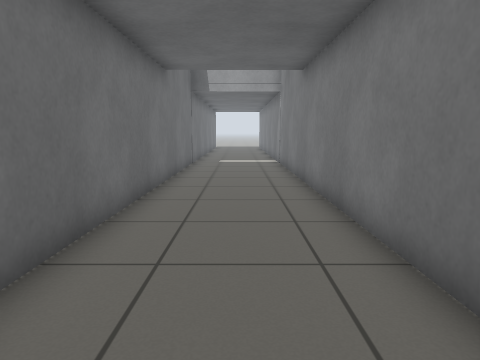
View 1 (above)

12 first-person views from a walk through a Gazebo world. The camera is 0.8 m above the floor, tilts 8° down and sees 70° across. The floor is counted in squares, 0.5 m on a side. Each view is taken from the middle of a square. On the plan, view 1 faces up. The plan holds only what a view shows up to about 16 squares ahead; the rest is blank.

View 2
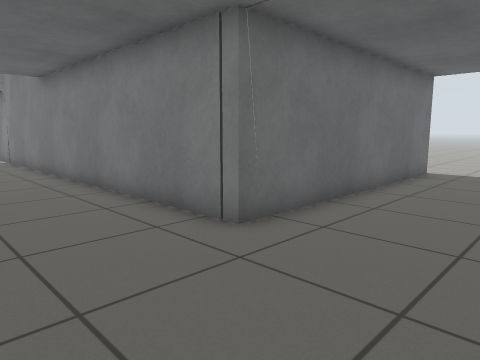

View 3
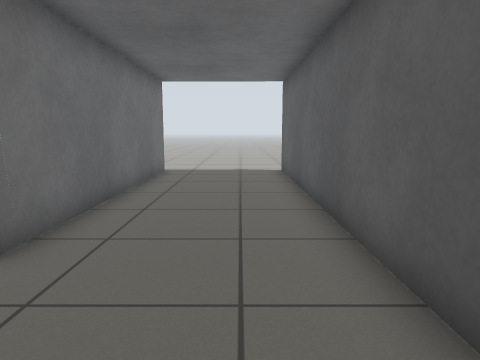

View 4
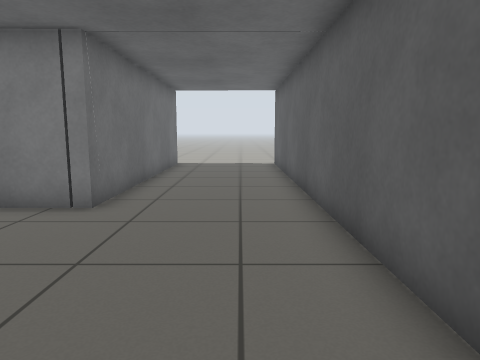

View 5
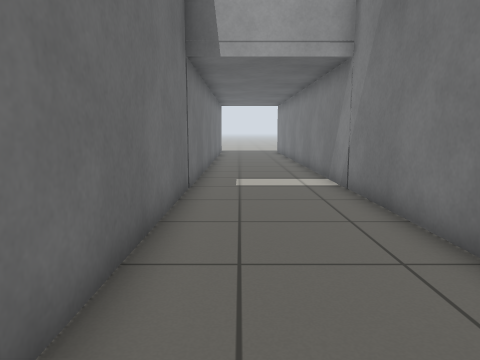

View 6
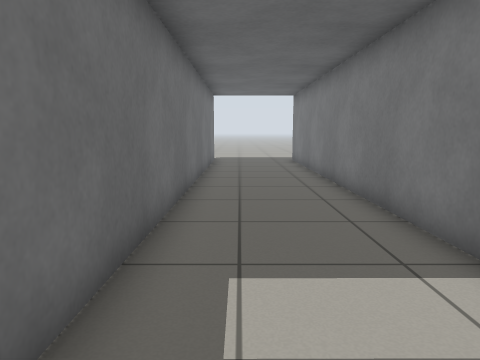

View 7
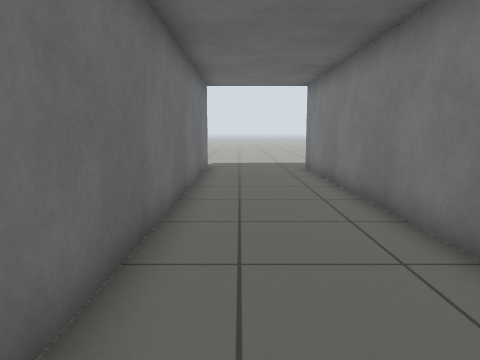

View 8
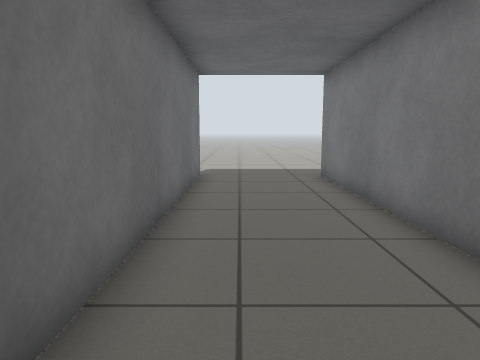

View 9
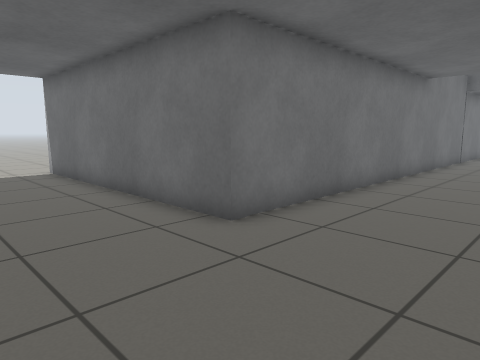

View 10
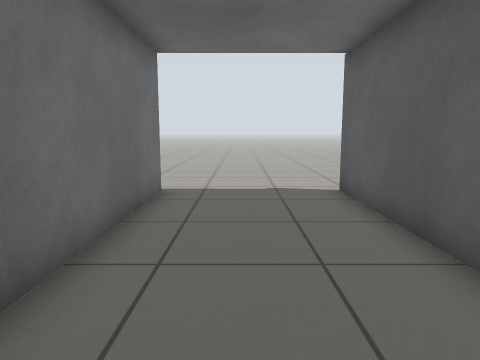

View 11
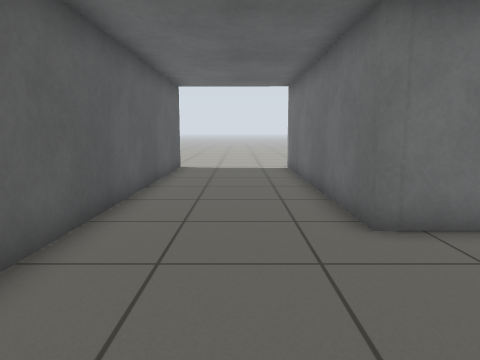

View 12
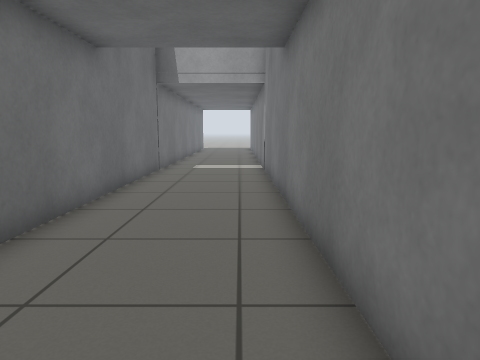

### Floor plan
Points are (right, up) in squares from view 1. A wall is a line through its corners. A room is listed if a view was taken in it or the views show most of it. See-through windows are left out.
Room 1 (views 1, 2, 3, 5, 6, 7, 8, 9, 10, 11, 12)
walls: (2.1, 2.4) (2, 35.6); (12.3, 1.1) (2.1, 1.1); (-3.4, -3.7) (12.4, -3.7); (-2.5, 35.6) (-2.4, 1.1) (-3.4, 1.1)
ways out: opening at (-3, -1.5) to room 2; opening at (2, 36.5); opening at (13, -4); opening at (13, 1)
objects: grey box (2, 2)
Room 2 (view 4)
walls: (-12.8, -3.7) (-6.3, -3.7); (-3.4, 1.1) (-12.7, 1.1)
ways out: opening at (-3, -1.5) to room 1; opening at (-13.5, 1)

Where each view was taken, in squares from view 1:
view 1: 0 up, 0 right, facing up
view 2: 3 down, 2 left, facing up-right
view 3: 2 down, 2 left, facing right
view 4: 2 down, 5 left, facing right
view 5: 8 up, 1 left, facing up
view 6: 16 up, 1 left, facing up
view 7: 20 up, 1 left, facing up
view 8: 23 up, 1 left, facing up
view 9: 3 down, 2 right, facing up-left
view 10: 1 down, 3 right, facing right
view 11: 1 down, 3 right, facing left
view 12: 3 up, 1 right, facing up
